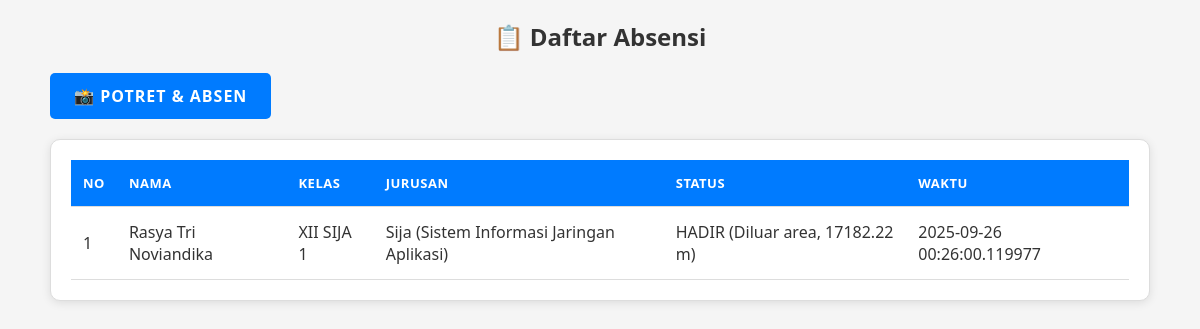
Before: /absensi with the older database file.
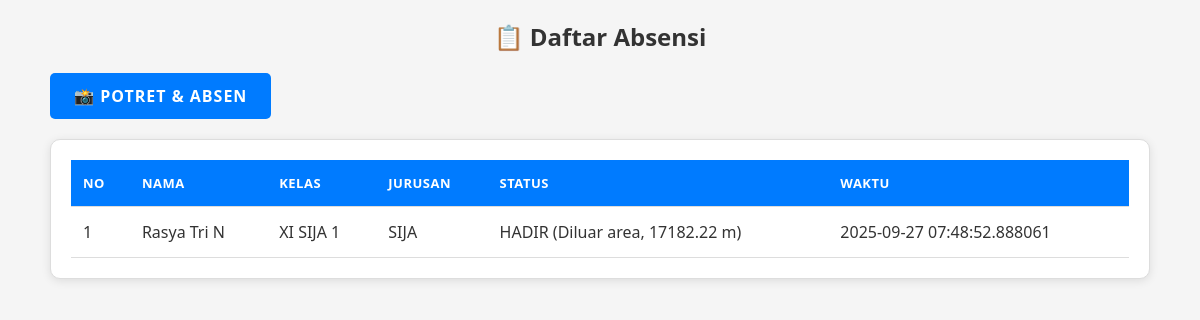
After: the same page with the newer database file.
### tables this page shows
CREATE TABLE absensi (
            id INTEGER PRIMARY KEY AUTOINCREMENT,
            siswa_id INTEGER,
            nama TEXT,
            kelas TEXT,
            jurusan TEXT,
            latitude REAL,
            longitude REAL,
            status TEXT,
            waktu TIMESTAMP DEFAULT CURRENT_TIMESTAMP
        );

### app.py (the view)
@app.route("/absensi")
def absensi_user():
    conn = sqlite3.connect(DB_NAME)
    cur = conn.cursor()
    cur.execute("SELECT nama, kelas, jurusan, status, waktu FROM absensi ORDER BY waktu DESC")
    absensi = cur.fetchall()
    conn.close()
    return render_template("user/absensi.html", absensi=absensi)

### templates/user/absensi.html (shortened to what this page needs)
<!DOCTYPE html>
<html lang="id">
<head>
</head>
<body>
<div class="container">
    <h2>📋 Daftar Absensi</h2>
    <a href="{{ url_for('potret_user') }}" class="button">📸 Potret & Absen</a>
    <div class="table-container">
        <table>
            <thead>
                <tr>
                    <th>No</th>
                    <th>Nama</th>
                    <th>Kelas</th>
                    <th>Jurusan</th>
                    <th>Status</th>
                    <th>Waktu</th>
                </tr>
            </thead>
            <tbody>
                {% for a in absensi %}
                <tr>
                    <td data-label="No">{{ loop.index }}</td>
                    <td data-label="Nama">{{ a[0] }}</td>
                    <td data-label="Kelas">{{ a[1] }}</td>
                    <td data-label="Jurusan">{{ a[2] }}</td>
                    <td data-label="Status">{{ a[3] }}</td>
                    <td data-label="Waktu">{{ a[4] }}</td>
                </tr>
                {% endfor %}
            </tbody>
        </table>
    </div>
</div>
</body>
</html>

### templates/user/absensi.html (style rules this page uses)
* { margin: 0; padding: 0; box-sizing: border-box; font-family: 'Segoe UI', Tahoma, Geneva, Verdana, sans-serif; }
body { background: #f5f5f5; color: #333; padding: 20px; margin: 0; min-height: 100vh; }
h2 { text-align: center; margin-bottom: 20px; color: #333; font-weight: 600; }
.container { max-width: 1100px; margin: 0 auto; }
a.button { display: inline-block; padding: 12px 24px; margin-bottom: 20px; background: #007bff; color: white; text-decoration: none; border-radius: 5px; font-weight: 600; transition: all 0.3s ease; text-transform: uppercase; letter-spacing: 1px; }
.table-container { background: #fff; padding: 20px; border-radius: 10px; box-shadow: 0 2px 10px rgba(0,0,0,0.1); border: 1px solid #ddd; overflow-x: auto; }
table { width: 100%; border-collapse: collapse; min-width: 700px; }
th, td { padding: 14px 12px; border-bottom: 1px solid #ddd; text-align: left; }
th { background: #007bff; color: white; text-transform: uppercase; letter-spacing: 0.5px; font-size: 13px; font-weight: 600; }
html { scroll-behavior: smooth; }

Changed rows visible on the page:
removed absensi: nama "Rasya Tri Noviandika", kelas "XII SIJA 1", jurusan "Sija (Sistem Informasi Jaringan Aplikasi)", status "HADIR (Diluar area, 17182.22 m)", waktu "2025-09-26 00:26:00.119977"
added absensi: nama "Rasya Tri N", kelas "XI SIJA 1", jurusan "SIJA", status "HADIR (Diluar area, 17182.22 m)", waktu "2025-09-27 07:48:52.888061"
